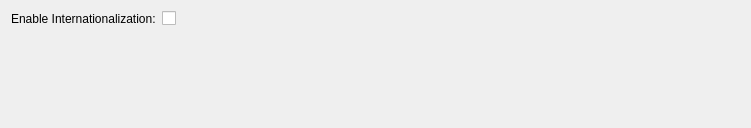
<?xml version="1.0" encoding="UTF-8"?>
<ui version="4.0">
 <class>qCjyxSettingsInternationalizationPanel</class>
 <widget class="ctkSettingsPanel" name="qCjyxSettingsInternationalizationPanel">
  <property name="geometry">
   <rect>
    <x>0</x>
    <y>0</y>
    <width>751</width>
    <height>128</height>
   </rect>
  </property>
  <property name="windowTitle">
   <string>Internationalization</string>
  </property>
  <layout class="QFormLayout" name="formLayout">
   <item row="0" column="0">
    <widget class="QLabel" name="InternationalizationEnabledLabel">
     <property name="text">
      <string>Enable Internationalization:</string>
     </property>
    </widget>
   </item>
   <item row="0" column="1">
    <widget class="QCheckBox" name="InternationalizationEnabledCheckBox">
     <property name="text">
      <string/>
     </property>
    </widget>
   </item>
  </layout>
 </widget>
 <customwidgets>
  <customwidget>
   <class>ctkSettingsPanel</class>
   <extends>QWidget</extends>
   <header>ctkSettingsPanel.h</header>
   <container>1</container>
  </customwidget>
 </customwidgets>
 <resources/>
 <connections/>
</ui>
